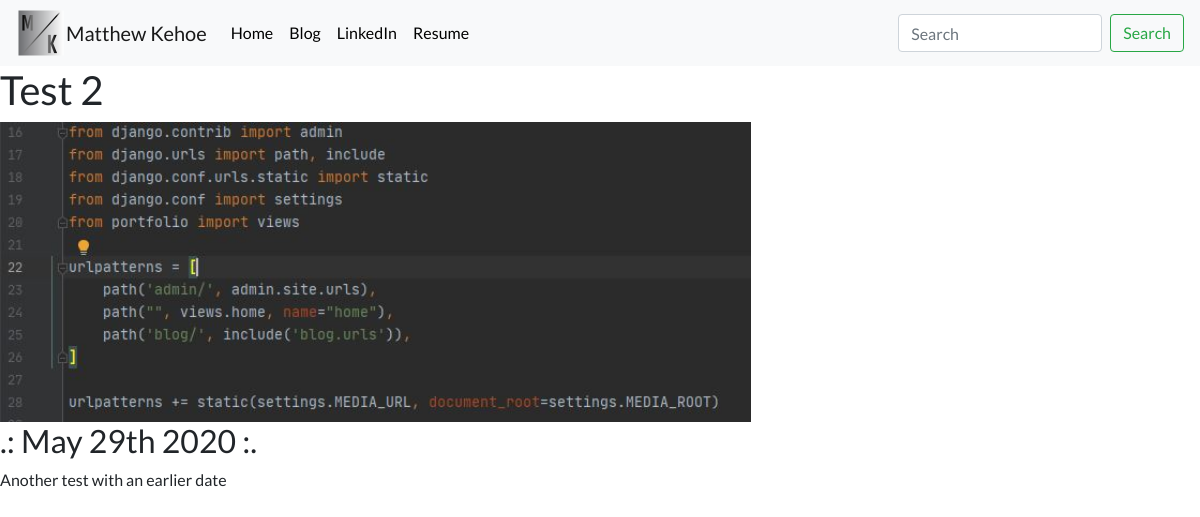
The app's page /blog/2/ with its own data.
### blog/models.py (models this page shows, shortened)
class Blog(models.Model):
    title = models.CharField(max_length=200)
    description = models.TextField(max_length=3000)
    image = models.ImageField(upload_to='blog/images/')
    date = models.DateField()

### blog/views.py (the view)
# urls.py: path("<int:blog_id>/", views.detail, name="detail"),
def detail(request, blog_id):
    blog = get_object_or_404(Blog, pk=blog_id)
    return render(request, 'blog/detail.html', {'blog': blog})

### blog/templates/blog/detail.html
{% extends 'portfolio/base.html' %}
{% block content %}
<h1>{{ blog.title }}</h1>
<img src="{{ blog.image.url }}" height="300">
<h2>.: {{ blog.date|date:'M dS Y' }}  :. </h2>
{{ blog.description|safe }}
{% endblock %}

### portfolio/static/portfolio/custom.css (style rules this page uses)
body { font-family: 'Lato', sans-serif; }

### records on screen
Blog: title "Test 2", image (picture), date "May 29th 2020", description "Another test with an earlier date"
